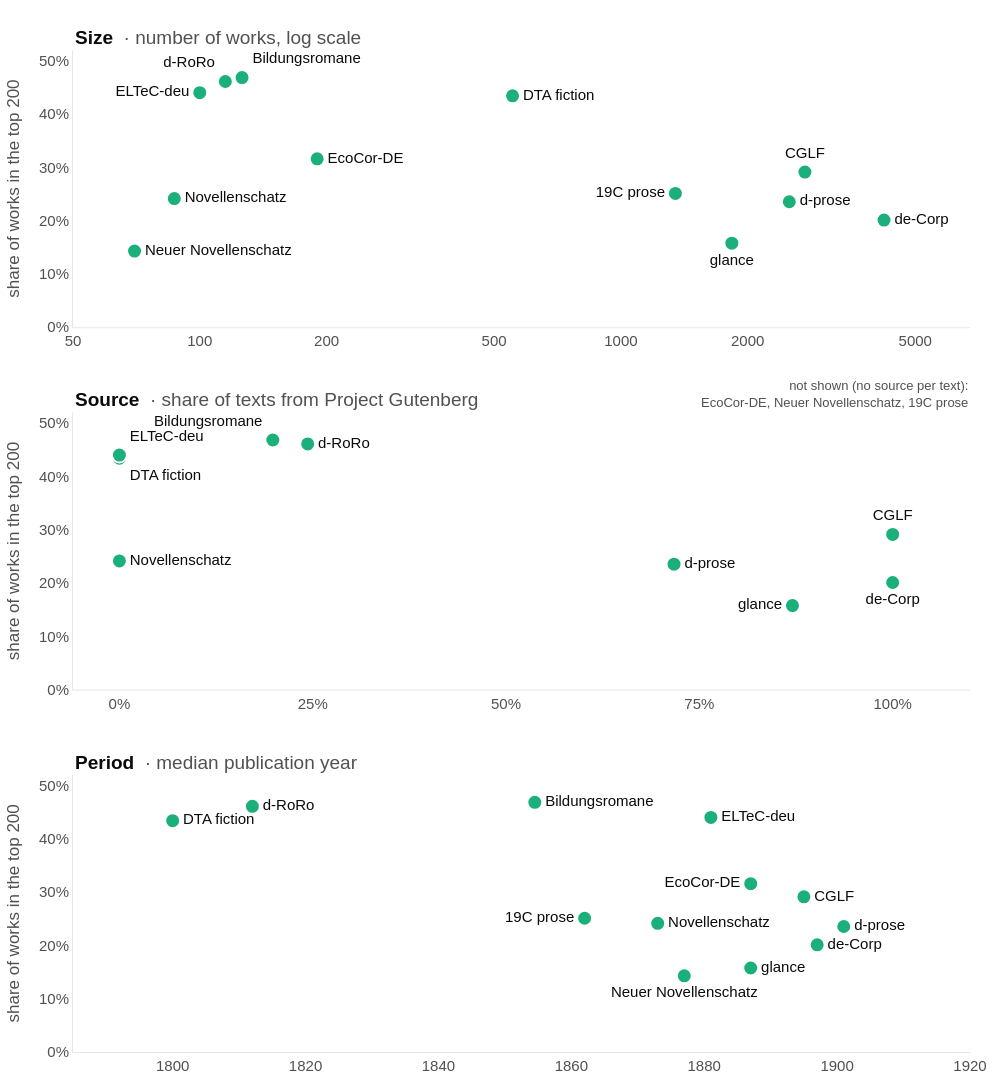

This figure's notebook cell:
### Code cell
FS = 16                          # base font size (poster)
UNIT_LABEL = {"authors": "authors", "works": "works"}[UNIT14]
PANELS = [   # column, heading (bold part, explanation of the x-axis)
    ("size", "Size", f"number of {UNIT_LABEL}, log scale"),
    ("gutenberg", "Source", "share of texts from Project Gutenberg"),
    ("year", "Period", "median publication year"),
]
ROW = {xc: r for r, (xc, _, _) in enumerate(PANELS, start=1)}   # panel order: change PANELS only
POS14 = {   # label positions where the default ("middle right") would collide; depend on UNIT14
    "works": {
        "size": {"d-RoRo": "top left", "Bildungsromane": "top right", "ELTeC-deu": "middle left", "19C prose": "middle left",
                 "CGLF": "top center", "glance": "bottom center"},
        "gutenberg": {"ELTeC-deu": "top right", "DTA fiction": "bottom right", "Bildungsromane": "top left",
                      "CGLF": "top center", "de-Corp": "bottom center", "glance": "middle left"},
        "year": {"EcoCor-DE": "middle left", "19C prose": "middle left", "Neuer Novellenschatz": "bottom center"},
    },
    "authors": {
        "size": {"19C prose": "middle left", "CGLF": "top center", "glance": "bottom center"},
        "gutenberg": {"CGLF": "top center", "de-Corp": "bottom center", "glance": "middle left",
                      "ELTeC-deu": "top right", "DTA fiction": "bottom right"},
        "year": {"Neuer Novellenschatz": "top left", "19C prose": "middle left", "CGLF": "top center",
                 "glance": "middle left", "de-Corp": "bottom center"},
    },
}[UNIT14]
# dot colour on the purple ramp of Fig. 1 (dark = more canonical); see COLOR14 in the settings
DOT_SCALE = [[0, "#b3a9d6"], [0.5, "#7a63b0"], [1, "#3f007d"]]
COLOR_OPTIONS = {   # values -> colour, colour range, legend ticks (values, labels), legend text
    "score": dict(val=np.log10(fac["score"]), lim=(0, np.log10(max(6, fac["score"].max()))),
                  ticks=(np.log10([1, 2, 3, 5]), ["1", "2", "3", "5"]),
                  text=f"median canonicity score of the {UNIT_LABEL} (log scale)"),
    "listed": dict(val=fac["listed"], lim=(0.55, 1), ticks=([0.6, 0.7, 0.8, 0.9, 1], ["60%", "70%", "80%", "90%", "100%"]),
                   text=f"share of {UNIT_LABEL} in the canon list"),
    "median_rank": dict(val=-np.log10(fac["median_rank"]), lim=(-np.log10(5000), -np.log10(200)),
                        ticks=(-np.log10([3000, 1000, 500, 300]), ["3,000", "1,000", "500", "300"]),
                        text=f"median rank of the {UNIT_LABEL} in the canon list (log scale)"),
}
COL = COLOR_OPTIONS.get(COLOR14)
Y_MAX = np.ceil(fac["top"].max() * 10) / 10 + 0.02   # a little above the highest tick

fig = make_subplots(rows=3, cols=1, vertical_spacing=0.085,
                    subplot_titles=[f"<b>{t}</b>  <span style='color:{INK2}'>· {s}</span>" for _, t, s in PANELS])
for r, (xc, _, _) in enumerate(PANELS, start=1):
    d_ = fac.dropna(subset=[xc])
    fig.add_scatter(x=d_[xc], y=d_["top"], mode="markers+text", text=d_.index,
                    textposition=[POS14[xc].get(n, "middle right") for n in d_.index],
                    textfont=dict(size=FS - 1, color=INK),
                    marker=dict(size=15, color=COL["val"].loc[d_.index] if COL else DOT_COLOR, colorscale=DOT_SCALE,
                                cmin=COL["lim"][0] if COL else None, cmax=COL["lim"][1] if COL else None,
                                line=dict(color=SURFACE, width=2), showscale=bool(COL) and r == 1,
                                colorbar=dict(orientation="h", x=0.585, xanchor="left", y=0, yref="container", yanchor="bottom", ypad=20,
                                              len=240, lenmode="pixels", thickness=14, outlinewidth=0, ticks="",
                                              tickvals=COL["ticks"][0] if COL else None, ticktext=COL["ticks"][1] if COL else None, tickfont=dict(size=FS - 2))),
                    customdata=np.c_[d_["size"], d_["year"], d_["gutenberg"].fillna(-1), d_["score"], d_["listed"]], showlegend=False,
                    hovertemplate="<b>%{text}</b><br>%{y:.0%} of the " + UNIT_LABEL + " in the top " + str(TOP)
                                  + "<br>%{customdata[0]:,} " + UNIT_LABEL + ", median year %{customdata[1]:.0f}"
                                  + "<br>median canonicity score %{customdata[3]:.1f}, %{customdata[4]:.0%} in the canon list<extra></extra>",
                    row=r, col=1)

# panel headings: left-aligned above each panel
for a in fig.layout.annotations[:len(PANELS)]:
    a.update(x=0, xanchor="left", font=dict(size=FS + 3, color=INK))
# colour legend title, left of the colour bar (legend row below the figure)
fig.add_annotation(text=f"<b>Colour</b>  <span style='color:{INK2}'>· {COL['text'] if COL else ''}</span>",
                   xref="paper", yref="paper", x=0, y=1, xanchor="left", yanchor="top", align="left",
                   showarrow=False, font=dict(size=FS, color=INK))
# corpora missing in a panel: right-aligned in the heading line of that panel
for (xc, _, _), head in zip(PANELS, fig.layout.annotations[:len(PANELS)]):
    missing = [n for n in ORDER if pd.isna(fac.loc[n, xc])]
    if missing:
        fig.add_annotation(text=f"not shown (no source per text):<br>{', '.join(missing)}", align="right",
                           xref="paper", yref="paper", x=1, y=head.y, xanchor="right", yanchor="bottom",
                           showarrow=False, font=dict(size=FS - 3, color=INK2))

lo, hi = fac["size"].min(), fac["size"].max()
fig.update_xaxes(type="log", tickvals=[50, 100, 200, 500, 1000, 2000, 5000],
                 range=[np.log10(lo / 1.4), np.log10(hi * 1.6)], row=ROW["size"], col=1)
fig.update_xaxes(range=[1785, 1920], dtick=20, row=ROW["year"], col=1)
fig.update_xaxes(range=[-0.06, 1.1], tickvals=[0, 0.25, 0.5, 0.75, 1], tickformat=".0%", row=ROW["gutenberg"], col=1)
fig.update_xaxes(showgrid=True, gridcolor="#f1f0ec", zeroline=False, tickfont=dict(size=FS - 1))
fig.update_yaxes(tickformat=".0%", range=[0, Y_MAX], dtick=0.1, tickfont=dict(size=FS - 1), zeroline=False)
fig.update_yaxes(title=dict(text=f"share of {UNIT_LABEL} in the top {TOP}", font=dict(size=FS + 1)))   # every panel
style(fig, "Three factors", "each dot is a corpus; same y-axis in all panels", height=1470, legend=False, font_size=FS)
fig.update_layout(width=1000, margin=dict(t=(100 if SHOW_TITLES else 50), l=20, r=30, b=135))
mg = fig.layout.margin
leg = [a for a in fig.layout.annotations if (a.text or "").startswith("<b>Colour")][0]
if not COL:   # one colour: no colour legend, no extra space below
    leg.visible = False
    fig.update_layout(margin=dict(b=40), height=fig.layout.height - mg.b + 40)
    mg = fig.layout.margin
leg.update(yanchor="bottom", y=-(mg.b - 32) / (fig.layout.height - mg.t - mg.b))   # level with the colour bar

# HTML with linked highlighting: hovering a corpus highlights it in all panels
LINK_JS = """
var gd = document.getElementById('{plot_id}');
var idx = [], names = [];
gd.data.forEach(function(t, i) { if (t.text && t.mode && t.mode.indexOf('markers') > -1) { idx.push(i); names.push(t.text); } });
function paint(sel) {
  var op = [], ls = [], sz = [], tc = [];
  names.forEach(function(T) {
    op.push(T.map(function(n) { return (sel === null || n === sel) ? 1 : 0.2; }));
    ls.push(T.map(function(n) { return n === sel ? '#0b0b0b' : '#ffffff'; }));
    sz.push(T.map(function(n) { return n === sel ? 20 : 15; }));
    tc.push(T.map(function(n) { return (sel === null || n === sel) ? '#0b0b0b' : 'rgba(82,81,78,0.2)'; }));
  });
  Plotly.restyle(gd, {'marker.opacity': op, 'marker.line.color': ls, 'marker.size': sz, 'textfont.color': tc}, idx);
}
gd.on('plotly_hover', function(ev) { paint(ev.points[0].text); });
gd.on('plotly_unhover', function() { paint(null); });
"""
show(fig, f"fig14_three_factors_{UNIT14}", post_script=LINK_JS)

### Figure 1 — Plotly figure (JSON) as saved in the notebook; plotly's stock layout.template omitted (floating-point values rounded to 4 significant figures)
{"data": [{"customdata": [[126.0, 1854.0, 0.1984, 9.411, 0.9286], [2735.0, 1895.0, 1.0, 2.38, 0.8852], [2511.0, 1901.0, 0.7172, 2.348, 0.8849], [115.0, 1812.0, 0.2435, 5.613, 0.9826], [4215.0, 1897.0, 1.0, 2.052, 0.7969], [87.0, 1873.0, 0.0, 2.052, 0.7701], [553.0, 1800.0, 0.0, 8.269, 0.8897], [190.0, 1887.0, -1.0, 4.132, 0.9211], [100.0, 1881.0, 0.0, 8.5, 1.0], [1834.0, 1887.0, 0.8704, 2.052, 0.8168], [70.0, 1877.0, -1.0, 1.519, 0.7286], [1347.0, 1862.0, -1.0, 1.997, 0.6399]], "hovertemplate": "<b>%{text}</b><br>%{y:.0%} of the works in the top 200<br>%{customdata[0]:,} works, median year %{customdata[1]:.0f}<br>median canonicity score %{customdata[3]:.1f}, %{customdata[4]:.0%} in the canon list<extra></extra>", "marker": {"color": "#1baf7a", "colorbar": {"len": 240, "lenmode": "pixels", "orientation": "h", "outlinewidth": 0, "thickness": 14, "tickfont": {"size": 14}, "ticks": "", "x": 0.585, "xanchor": "left", "y": 0, "yanchor": "bottom", "ypad": 20, "yref": "container"}, "colorscale": [[0, "#b3a9d6"], [0.5, "#7a63b0"], [1, "#3f007d"]], "line": {"color": "#ffffff", "width": 2}, "showscale": false, "size": 15}, "mode": "markers+text", "showlegend": false, "text": ["Bildungsromane", "CGLF", "d-prose", "d-RoRo", "de-Corp", "Novellenschatz", "DTA fiction", "EcoCor-DE", "ELTeC-deu", "glance", "Neuer Novellenschatz", "19C prose"], "textfont": {"color": "#0b0b0b", "size": 15}, "textposition": ["top right", "top center", "middle right", "top left", "middle right", "middle right", "middle right", "middle right", "middle left", "bottom center", "middle right", "middle left"], "type": "scatter", "x": [126, 2735, 2511, 115, 4215, 87, 553, 190, 100, 1834, 70, 1347], "xaxis": "x", "y": [0.4683, 0.291, 0.2354, 0.4609, 0.2009, 0.2414, 0.434, 0.3158, 0.44, 0.1576, 0.1429, 0.2509], "yaxis": "y"}, {"customdata": [[126.0, 1854.0, 0.1984, 9.411, 0.9286], [2735.0, 1895.0, 1.0, 2.38, 0.8852], [2511.0, 1901.0, 0.7172, 2.348, 0.8849], [115.0, 1812.0, 0.2435, 5.613, 0.9826], [4215.0, 1897.0, 1.0, 2.052, 0.7969], [87.0, 1873.0, 0.0, 2.052, 0.7701], [553.0, 1800.0, 0.0, 8.269, 0.8897], [100.0, 1881.0, 0.0, 8.5, 1.0], [1834.0, 1887.0, 0.8704, 2.052, 0.8168]], "hovertemplate": "<b>%{text}</b><br>%{y:.0%} of the works in the top 200<br>%{customdata[0]:,} works, median year %{customdata[1]:.0f}<br>median canonicity score %{customdata[3]:.1f}, %{customdata[4]:.0%} in the canon list<extra></extra>", "marker": {"color": "#1baf7a", "colorbar": {"len": 240, "lenmode": "pixels", "orientation": "h", "outlinewidth": 0, "thickness": 14, "tickfont": {"size": 14}, "ticks": "", "x": 0.585, "xanchor": "left", "y": 0, "yanchor": "bottom", "ypad": 20, "yref": "container"}, "colorscale": [[0, "#b3a9d6"], [0.5, "#7a63b0"], [1, "#3f007d"]], "line": {"color": "#ffffff", "width": 2}, "showscale": false, "size": 15}, "mode": "markers+text", "showlegend": false, "text": ["Bildungsromane", "CGLF", "d-prose", "d-RoRo", "de-Corp", "Novellenschatz", "DTA fiction", "ELTeC-deu", "glance"], "textfont": {"color": "#0b0b0b", "size": 15}, "textposition": ["top left", "top center", "middle right", "middle right", "bottom center", "middle right", "bottom right", "top right", "middle left"], "type": "scatter", "x": [0.1984, 1.0, 0.7172, 0.2435, 1.0, 0.0, 0.0, 0.0, 0.8704], "xaxis": "x2", "y": [0.4683, 0.291, 0.2354, 0.4609, 0.2009, 0.2414, 0.434, 0.44, 0.1576], "yaxis": "y2"}, {"customdata": [[126.0, 1854.0, 0.1984, 9.411, 0.9286], [2735.0, 1895.0, 1.0, 2.38, 0.8852], [2511.0, 1901.0, 0.7172, 2.348, 0.8849], [115.0, 1812.0, 0.2435, 5.613, 0.9826], [4215.0, 1897.0, 1.0, 2.052, 0.7969], [87.0, 1873.0, 0.0, 2.052, 0.7701], [553.0, 1800.0, 0.0, 8.269, 0.8897], [190.0, 1887.0, -1.0, 4.132, 0.9211], [100.0, 1881.0, 0.0, 8.5, 1.0], [1834.0, 1887.0, 0.8704, 2.052, 0.8168], [70.0, 1877.0, -1.0, 1.519, 0.7286], [1347.0, 1862.0, -1.0, 1.997, 0.6399]], "hovertemplate": "<b>%{text}</b><br>%{y:.0%} of the works in the top 200<br>%{customdata[0]:,} works, median year %{customdata[1]:.0f}<br>median canonicity score %{customdata[3]:.1f}, %{customdata[4]:.0%} in the canon list<extra></extra>", "marker": {"color": "#1baf7a", "colorbar": {"len": 240, "lenmode": "pixels", "orientation": "h", "outlinewidth": 0, "thickness": 14, "tickfont": {"size": 14}, "ticks": "", "x": 0.585, "xanchor": "left", "y": 0, "yanchor": "bottom", "ypad": 20, "yref": "container"}, "colorscale": [[0, "#b3a9d6"], [0.5, "#7a63b0"], [1, "#3f007d"]], "line": {"color": "#ffffff", "width": 2}, "showscale": false, "size": 15}, "mode": "markers+text", "showlegend": false, "text": ["Bildungsromane", "CGLF", "d-prose", "d-RoRo", "de-Corp", "Novellenschatz", "DTA fiction", "EcoCor-DE", "ELTeC-deu", "glance", "Neuer Novellenschatz", "19C prose"], "textfont": {"color": "#0b0b0b", "size": 15}, "textposition": ["middle right", "middle right", "middle right", "middle right", "middle right", "middle right", "middle right", "middle left", "middle right", "middle right", "bottom center", "middle left"], "type": "scatter", "x": [1854.0, 1895.0, 1901.0, 1812.0, 1897.0, 1873.0, 1800.0, 1887.0, 1881.0, 1887.0, 1877.0, 1862.0], "xaxis": "x3", "y": [0.4683, 0.291, 0.2354, 0.4609, 0.2009, 0.2414, 0.434, 0.3158, 0.44, 0.1576, 0.1429, 0.2509], "yaxis": "y3"}], "layout": {"annotations": [{"font": {"color": "#0b0b0b", "size": 19}, "showarrow": false, "text": "<b>Size</b>  <span style='color:#52514e'>· number of works, log scale</span>", "x": 0, "xanchor": "left", "xref": "paper", "y": 1.0, "yanchor": "bottom", "yref": "paper"}, {"font": {"color": "#0b0b0b", "size": 19}, "showarrow": false, "text": "<b>Source</b>  <span style='color:#52514e'>· share of texts from Project Gutenberg</span>", "x": 0, "xanchor": "left", "xref": "paper", "y": 0.6383, "yanchor": "bottom", "yref": "paper"}, {"font": {"color": "#0b0b0b", "size": 19}, "showarrow": false, "text": "<b>Period</b>  <span style='color:#52514e'>· median publication year</span>", "x": 0, "xanchor": "left", "xref": "paper", "y": 0.2767, "yanchor": "bottom", "yref": "paper"}, {"align": "left", "font": {"color": "#0b0b0b", "size": 16}, "showarrow": false, "text": "<b>Colour</b>  <span style='color:#52514e'>· </span>", "visible": false, "x": 0, "xanchor": "left", "xref": "paper", "y": -0.006226, "yanchor": "bottom", "yref": "paper"}, {"align": "right", "font": {"color": "#52514e", "size": 13}, "showarrow": false, "text": "not shown (no source per text):<br>EcoCor-DE, Neuer Novellenschatz, 19C prose", "x": 1, "xanchor": "right", "xref": "paper", "y": 0.6383, "yanchor": "bottom", "yref": "paper"}], "font": {"color": "#52514e", "family": "Helvetica, Arial, sans-serif", "size": 16}, "height": 1375, "hoverlabel": {"bgcolor": "white", "font": {"size": 13}}, "legend": {"orientation": "h", "title": {"text": ""}, "x": 0, "xanchor": "left", "y": 1.02, "yanchor": "bottom"}, "margin": {"b": 40, "l": 20, "r": 30, "t": 50}, "paper_bgcolor": "#ffffff", "plot_bgcolor": "#ffffff", "showlegend": false, "title": {"font": {"color": "#0b0b0b", "size": 20}, "pad": {"t": 16}, "text": "", "x": 0, "xanchor": "left", "y": 1, "yanchor": "top", "yref": "container"}, "width": 1000, "xaxis": {"anchor": "y", "domain": [0.0, 1.0], "gridcolor": "#f1f0ec", "linecolor": "#e8e7e3", "range": [1.699, 3.829], "showgrid": false, "tickfont": {"size": 15}, "ticks": "", "tickvals": [50, 100, 200, 500, 1000, 2000, 5000], "title": {"font": {"color": "#52514e"}}, "type": "log", "zeroline": false}, "xaxis2": {"anchor": "y2", "domain": [0.0, 1.0], "gridcolor": "#f1f0ec", "linecolor": "#e8e7e3", "range": [-0.06, 1.1], "showgrid": false, "tickfont": {"size": 15}, "tickformat": ".0%", "ticks": "", "tickvals": [0, 0.25, 0.5, 0.75, 1], "title": {"font": {"color": "#52514e"}}, "zeroline": false}, "xaxis3": {"anchor": "y3", "domain": [0.0, 1.0], "dtick": 20, "gridcolor": "#f1f0ec", "linecolor": "#e8e7e3", "range": [1785, 1920], "showgrid": false, "tickfont": {"size": 15}, "ticks": "", "title": {"font": {"color": "#52514e"}}, "zeroline": false}, "yaxis": {"anchor": "x", "domain": [0.7233, 1.0], "dtick": 0.1, "gridcolor": "#e8e7e3", "linecolor": "#e8e7e3", "range": [0, 0.52], "tickfont": {"size": 15}, "tickformat": ".0%", "ticks": "", "title": {"font": {"color": "#52514e", "size": 17}, "text": "share of works in the top 200"}, "zeroline": false}, "yaxis2": {"anchor": "x2", "domain": [0.3617, 0.6383], "dtick": 0.1, "gridcolor": "#e8e7e3", "linecolor": "#e8e7e3", "range": [0, 0.52], "tickfont": {"size": 15}, "tickformat": ".0%", "ticks": "", "title": {"font": {"color": "#52514e", "size": 17}, "text": "share of works in the top 200"}, "zeroline": false}, "yaxis3": {"anchor": "x3", "domain": [0.0, 0.2767], "dtick": 0.1, "gridcolor": "#e8e7e3", "linecolor": "#e8e7e3", "range": [0, 0.52], "tickfont": {"size": 15}, "tickformat": ".0%", "ticks": "", "title": {"font": {"color": "#52514e", "size": 17}, "text": "share of works in the top 200"}, "zeroline": false}}}
